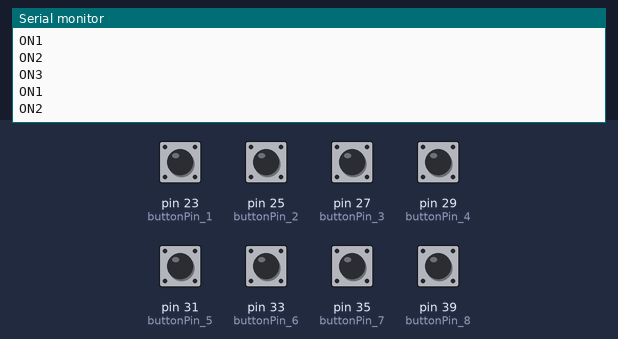
A sketch run on a simulated Arduino Mega 2560, built with avr-gcc and run on an emulated ATmega2560. Shown: the last lines printed to the serial monitor. The inputs (shaded band) are chosen by the test bench; at power-on: pin 23 (buttonPin_1), pin 25 (buttonPin_2), pin 27 (buttonPin_3) HIGH, pin 29 (buttonPin_4), pin 31 (buttonPin_5), pin 33 (buttonPin_6), pin 35 (buttonPin_7), pin 39 (buttonPin_8) LOW.

Above: at 3.8 s.
3.9 s: pin 23 (buttonPin_1) pulled LOW for 1.8 s
At 4.9 s:
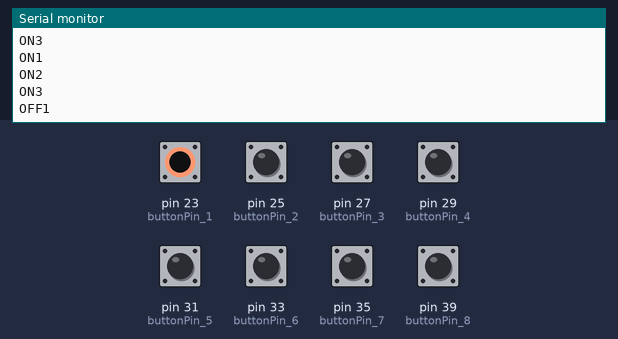
7.2 s: pin 25 (buttonPin_2) pulled LOW for 1.8 s
At 8.4 s:
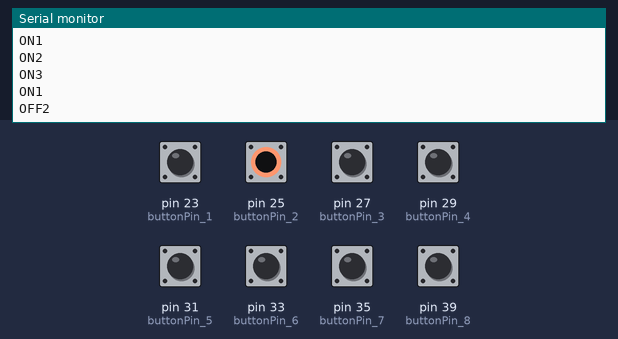
10.5 s: pin 27 (buttonPin_3) pulled LOW for 1.8 s
At 11.9 s:
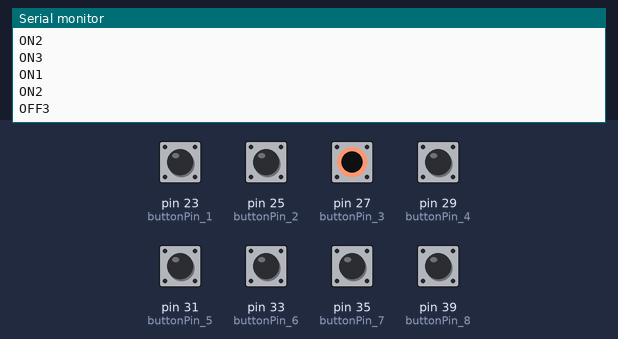
Timing chart, 0 to 13.5 s (numbered marks = the images above; inputs shaded):
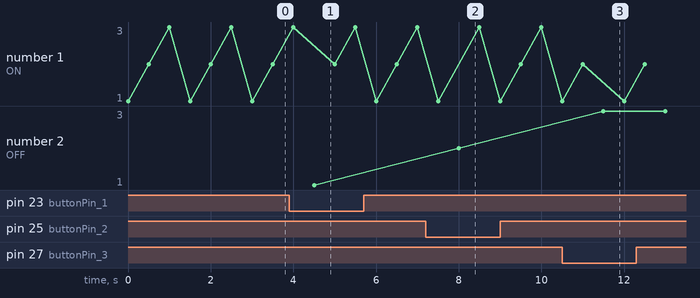

Measured:
- after the input at 3.9 s, the serial monitor: prints a new line after 0.60 s (image 1)
- after the input at 7.2 s, the serial monitor: prints a new line after 0.80 s (image 2)
- after the input at 10.5 s, the serial monitor: prints a new line after 1.0 s (image 3)

The sketch:

switch3_test.ino
```cpp
const int buttonPin_1 = 23;
const int buttonPin_2 = 25;
const int buttonPin_3 = 27;
const int buttonPin_4 = 29;
const int buttonPin_5 = 31;
const int buttonPin_6 = 33;
const int buttonPin_7 = 35;
const int buttonPin_8 = 39;

int buttonState_1 = 0;
int buttonState_2 = 0;
int buttonState_3 = 0;
int buttonState_4 = 0;
int buttonState_5 = 0;
int buttonState_6 = 0;
int buttonState_7 = 0;
int buttonState_8 = 0;

void setup() {
  // put your setup code here, to run once:
  pinMode(buttonPin_1, INPUT);
  pinMode(buttonPin_2, INPUT);
  pinMode(buttonPin_3, INPUT);
  pinMode(buttonPin_4, INPUT);
  pinMode(buttonPin_5, INPUT);
  pinMode(buttonPin_6, INPUT);
  pinMode(buttonPin_7, INPUT);
  pinMode(buttonPin_8, INPUT);
  Serial.begin(9600);
}

void loop() {
  // put your main code here, to run repeatedly:
  buttonState_1 = digitalRead(buttonPin_1);
  buttonState_2 = digitalRead(buttonPin_2);
  buttonState_3 = digitalRead(buttonPin_3);
  buttonState_4 = digitalRead(buttonPin_4);
  buttonState_5 = digitalRead(buttonPin_5);
  buttonState_6 = digitalRead(buttonPin_6);
  buttonState_7 = digitalRead(buttonPin_7);
  buttonState_8 = digitalRead(buttonPin_8);


  if(buttonState_1==0){
    Serial.println("OFF1");
    delay(500);
  }

  if(buttonState_1==1){
    Serial.println("ON1");
    delay(500);
  }
/*************************************/
  if(buttonState_2==0){
    Serial.println("OFF2");
    delay(500);
  }

  if(buttonState_2==1){
    Serial.println("ON2");
    delay(500);
  }

  if(buttonState_3==0){
    Serial.println("OFF3");
    delay(500);
  }

  if(buttonState_3==1){
    Serial.println("ON3");
    delay(500);
  }
}
```
